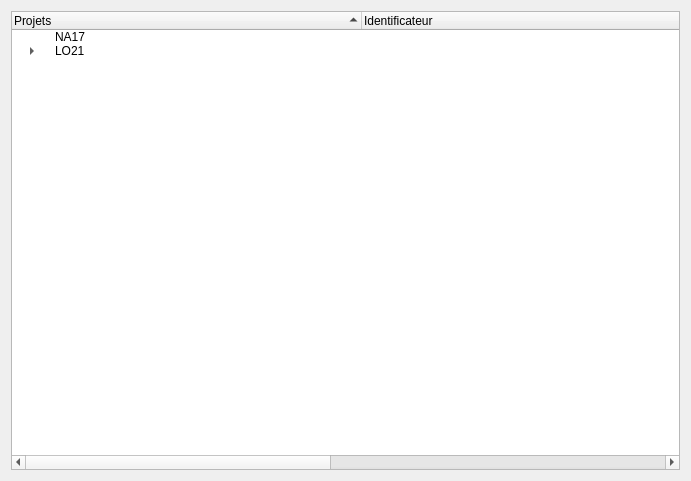
<?xml version="1.0" encoding="UTF-8"?>
<ui version="4.0">
 <class>vueGlobale</class>
 <widget class="QDialog" name="vueGlobale">
  <property name="geometry">
   <rect>
    <x>0</x>
    <y>0</y>
    <width>691</width>
    <height>481</height>
   </rect>
  </property>
  <property name="windowTitle">
   <string>Vue Globale</string>
  </property>
  <layout class="QVBoxLayout" name="verticalLayout">
   <item>
    <widget class="QTreeWidget" name="treeWidget">
     <property name="autoExpandDelay">
      <number>-1</number>
     </property>
     <property name="indentation">
      <number>40</number>
     </property>
     <property name="rootIsDecorated">
      <bool>true</bool>
     </property>
     <property name="uniformRowHeights">
      <bool>false</bool>
     </property>
     <property name="sortingEnabled">
      <bool>true</bool>
     </property>
     <property name="animated">
      <bool>true</bool>
     </property>
     <property name="allColumnsShowFocus">
      <bool>false</bool>
     </property>
     <attribute name="headerCascadingSectionResizes">
      <bool>true</bool>
     </attribute>
     <attribute name="headerDefaultSectionSize">
      <number>350</number>
     </attribute>
     <attribute name="headerHighlightSections">
      <bool>true</bool>
     </attribute>
     <column>
      <property name="text">
       <string>Projets</string>
      </property>
     </column>
     <column>
      <property name="text">
       <string>Identificateur</string>
      </property>
     </column>
     <column>
      <property name="text">
       <string>Programmation</string>
      </property>
     </column>
     <column>
      <property name="text">
       <string>Durée</string>
      </property>
     </column>
     <item>
      <property name="text">
       <string>NA17</string>
      </property>
      <property name="text">
       <string/>
      </property>
     </item>
     <item>
      <property name="text">
       <string>LO21</string>
      </property>
      <property name="text">
       <string/>
      </property>
      <item>
       <property name="text">
        <string>Taches Unitaires</string>
       </property>
       <item>
        <property name="text">
         <string>Programmées</string>
        </property>
        <item>
         <property name="text">
          <string>Tache Unitaire 1</string>
         </property>
         <property name="text">
          <string>Rendu Projet</string>
         </property>
         <property name="text">
          <string>10/06/2015 10:00</string>
         </property>
         <property name="text">
          <string>00:20</string>
         </property>
         <item>
          <property name="text">
           <string>Predecesseurs</string>
          </property>
          <item>
           <property name="text">
            <string>Tache Unitaire 2</string>
           </property>
           <property name="text">
            <string>Connexion au GUI</string>
           </property>
           <property name="text">
            <string/>
           </property>
           <property name="text">
            <string/>
           </property>
          </item>
         </item>
        </item>
       </item>
       <item>
        <property name="text">
         <string>Non-Programmées</string>
        </property>
        <item>
         <property name="text">
          <string>Tache Unitaire 2</string>
         </property>
         <property name="text">
          <string>Connexion au GUI</string>
         </property>
         <property name="text">
          <string>Pré-emptive</string>
         </property>
         <property name="flags">
          <set>ItemIsSelectable|ItemIsUserCheckable|ItemIsEnabled</set>
         </property>
         <item>
          <property name="text">
           <string>Predecesseurs</string>
          </property>
         </item>
         <item>
          <property name="text">
           <string>1ère Programmation</string>
          </property>
          <property name="text">
           <string/>
          </property>
          <property name="text">
           <string/>
          </property>
         </item>
        </item>
       </item>
      </item>
      <item>
       <property name="text">
        <string>Taches Composites</string>
       </property>
       <item>
        <property name="text">
         <string>TC1</string>
        </property>
        <property name="text">
         <string>Project Calendar</string>
        </property>
        <property name="text">
         <string/>
        </property>
        <item>
         <property name="text">
          <string>Taches composantes</string>
         </property>
         <item>
          <property name="text">
           <string>Tache Unitaire 2</string>
          </property>
          <property name="text">
           <string>Connexion au GUI</string>
          </property>
          <property name="text">
           <string/>
          </property>
         </item>
         <item>
          <property name="text">
           <string>Tache Unitaire 1</string>
          </property>
          <property name="text">
           <string>Rendu Projet</string>
          </property>
          <property name="text">
           <string>10/06/2015 10:00</string>
          </property>
          <property name="text">
           <string>00:20</string>
          </property>
         </item>
        </item>
        <item>
         <property name="text">
          <string>Predecesseurs</string>
         </property>
        </item>
       </item>
      </item>
     </item>
    </widget>
   </item>
  </layout>
 </widget>
 <resources/>
 <connections/>
</ui>
